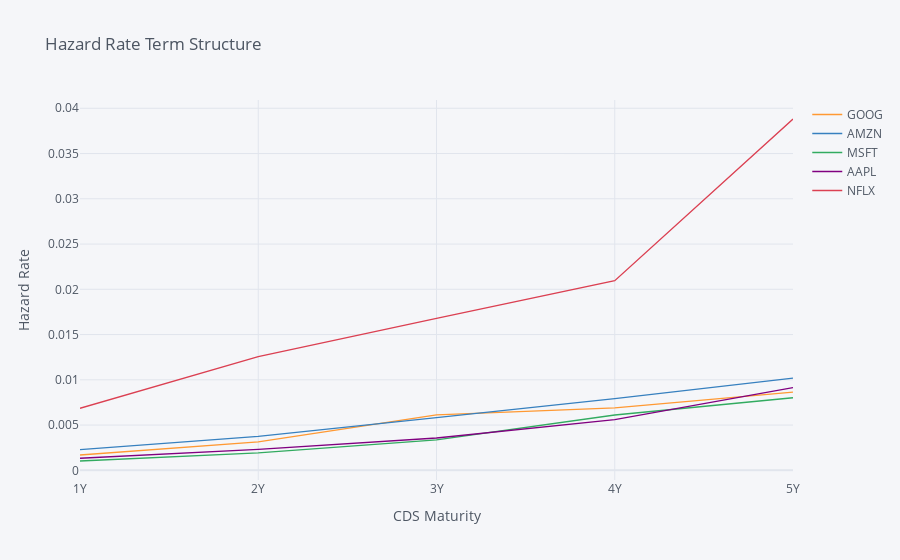

Here is the notebook cell this chart was saved with:
### Markdown cell above
### Term Structures
The tables and pictures below shows term structures of hazard rate and survival probabilities. As maturity increases, hazard rate goes up while survival probability goes down.

### Code cell
term_structure = pd.DataFrame(hazard_rate_term_structure)
term_structure.columns = ['1Y','2Y','3Y','4Y','5Y']
term_structure.index = name
term_structure2 = pd.DataFrame(term_structure.values.T, index=term_structure.columns, columns=name)
print(term_structure2)
term_structure2.iplot(title='Hazard Rate Term Structure', 
                                          xTitle='CDS Maturity', 
                                          yTitle='Hazard Rate' 
                                          )

### Figure 1 — Plotly figure (JSON) as saved in the notebook; plotly's stock layout.template omitted (floating-point values rounded to 4 significant figures)
{"data": [{"line": {"color": "rgba(255, 153, 51, 1.0)", "dash": "solid", "shape": "linear", "width": 1.3}, "mode": "lines", "name": "GOOG", "text": "", "type": "scatter", "x": ["1Y", "2Y", "3Y", "4Y", "5Y"], "y": [0.001695, 0.003147, 0.006124, 0.006901, 0.008636]}, {"line": {"color": "rgba(55, 128, 191, 1.0)", "dash": "solid", "shape": "linear", "width": 1.3}, "mode": "lines", "name": "AMZN", "text": "", "type": "scatter", "x": ["1Y", "2Y", "3Y", "4Y", "5Y"], "y": [0.002296, 0.003751, 0.005827, 0.007919, 0.01018]}, {"line": {"color": "rgba(50, 171, 96, 1.0)", "dash": "solid", "shape": "linear", "width": 1.3}, "mode": "lines", "name": "MSFT", "text": "", "type": "scatter", "x": ["1Y", "2Y", "3Y", "4Y", "5Y"], "y": [0.001031, 0.001935, 0.003359, 0.006112, 0.008021]}, {"line": {"color": "rgba(128, 0, 128, 1.0)", "dash": "solid", "shape": "linear", "width": 1.3}, "mode": "lines", "name": "AAPL", "text": "", "type": "scatter", "x": ["1Y", "2Y", "3Y", "4Y", "5Y"], "y": [0.001337, 0.002311, 0.003574, 0.005598, 0.009139]}, {"line": {"color": "rgba(219, 64, 82, 1.0)", "dash": "solid", "shape": "linear", "width": 1.3}, "mode": "lines", "name": "NFLX", "text": "", "type": "scatter", "x": ["1Y", "2Y", "3Y", "4Y", "5Y"], "y": [0.006853, 0.01256, 0.0168, 0.02095, 0.03881]}], "layout": {"legend": {"bgcolor": "#F5F6F9", "font": {"color": "#4D5663"}}, "paper_bgcolor": "#F5F6F9", "plot_bgcolor": "#F5F6F9", "title": {"font": {"color": "#4D5663"}, "text": "Hazard Rate Term Structure"}, "xaxis": {"gridcolor": "#E1E5ED", "showgrid": true, "tickfont": {"color": "#4D5663"}, "title": {"font": {"color": "#4D5663"}, "text": "CDS Maturity"}, "zerolinecolor": "#E1E5ED"}, "yaxis": {"gridcolor": "#E1E5ED", "showgrid": true, "tickfont": {"color": "#4D5663"}, "title": {"font": {"color": "#4D5663"}, "text": "Hazard Rate"}, "zerolinecolor": "#E1E5ED"}}}
